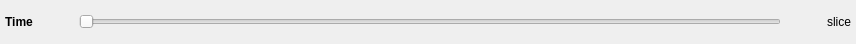
<?xml version="1.0" encoding="UTF-8"?>
<ui version="4.0">
 <class>Form</class>
 <widget class="QWidget" name="Form">
  <property name="geometry">
   <rect>
    <x>0</x>
    <y>0</y>
    <width>856</width>
    <height>44</height>
   </rect>
  </property>
  <property name="windowTitle">
   <string>Form</string>
  </property>
  <layout class="QGridLayout" name="gridLayout">
   <property name="leftMargin">
    <number>5</number>
   </property>
   <property name="topMargin">
    <number>5</number>
   </property>
   <property name="rightMargin">
    <number>5</number>
   </property>
   <property name="bottomMargin">
    <number>5</number>
   </property>
   <item row="2" column="0">
    <layout class="QHBoxLayout" name="horizontalLayout">
     <item>
      <widget class="QLabel" name="label">
       <property name="font">
        <font>
         <weight>75</weight>
         <bold>true</bold>
        </font>
       </property>
       <property name="text">
        <string>Time</string>
       </property>
       <property name="alignment">
        <set>Qt::AlignCenter</set>
       </property>
      </widget>
     </item>
     <item>
      <spacer name="horizontalSpacer">
       <property name="orientation">
        <enum>Qt::Horizontal</enum>
       </property>
       <property name="sizeType">
        <enum>QSizePolicy::Fixed</enum>
       </property>
       <property name="sizeHint" stdset="0">
        <size>
         <width>40</width>
         <height>20</height>
        </size>
       </property>
      </spacer>
     </item>
     <item>
      <widget class="QSlider" name="value_step">
       <property name="orientation">
        <enum>Qt::Horizontal</enum>
       </property>
      </widget>
     </item>
     <item>
      <spacer name="horizontalSpacer_3">
       <property name="orientation">
        <enum>Qt::Horizontal</enum>
       </property>
       <property name="sizeType">
        <enum>QSizePolicy::Fixed</enum>
       </property>
       <property name="sizeHint" stdset="0">
        <size>
         <width>40</width>
         <height>20</height>
        </size>
       </property>
      </spacer>
     </item>
     <item>
      <widget class="QLabel" name="text_step">
       <property name="text">
        <string>slice</string>
       </property>
      </widget>
     </item>
    </layout>
   </item>
  </layout>
 </widget>
 <resources/>
 <connections/>
</ui>
